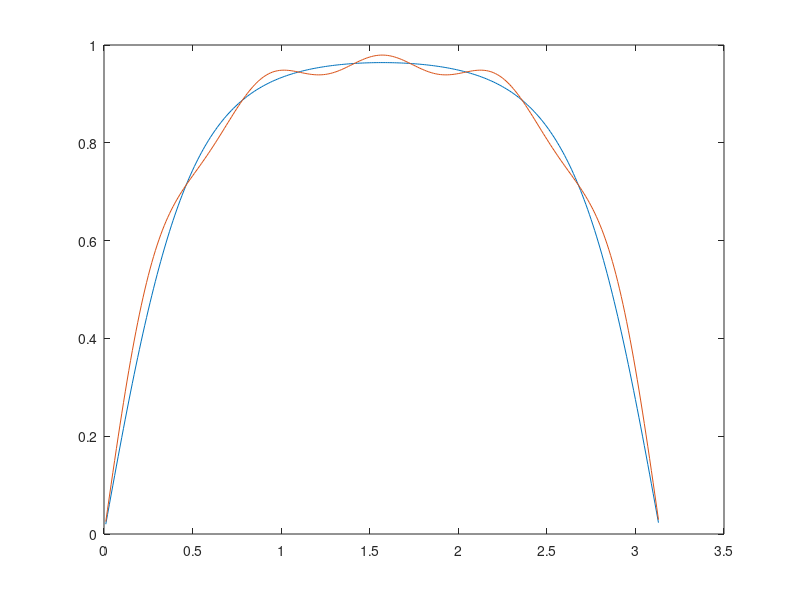
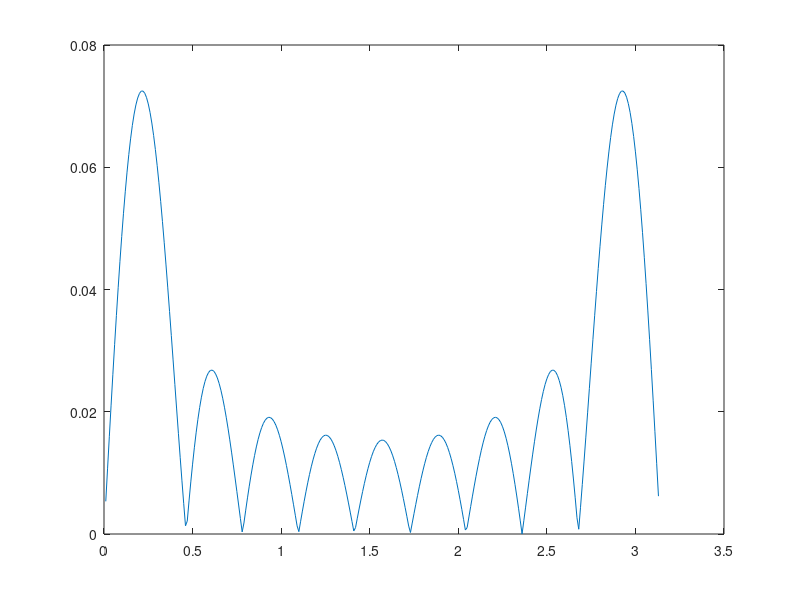

Here is the MATLAB script that generated these plots, in order:
clc; clear; close all;

gamma = 2;
psi = 0.01:0.01:(pi-0.01);
N = 10;
M = 4;
L = 150;

b = zeros(size(1:N));

lhs = tanh(gamma*sin(psi));

% Compute the fourier coefficients
for n = 1:N
    if mod(n,2) == 0
        b(n) = 0;
    else
        k = (n + 1)/2;
        double_sum = 0;
        for m = 1:M
            inner_sum = 0;
            for ll = 0:L
                q = (-1)^(m+ll)*2^(ll+1)*m^ll/factorial(ll);
                gamma_power = gamma.^(ll);
                integrand = sin((2*k-1)*psi).*(sin(psi).^ll);
                integral = trapz(psi, integrand);
                inner_sum = inner_sum + q*gamma_power*integral;
            end
            double_sum = double_sum + inner_sum;
        end
        b(n) = (2/pi)*(2/(2*k - 1) + double_sum);
    end
end

% Sum the fourier series
rhs = zeros(size(psi));

for n = 1:N
   rhs = rhs + b(n)*sin(n*psi);
end

figure;
plot(psi, lhs);
hold on;
plot(psi, rhs);

error = abs(lhs - rhs);

figure;
plot(psi, error);
